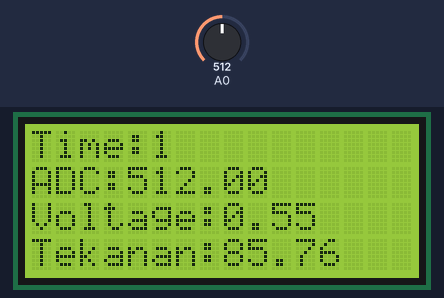
A sketch run on a simulated Arduino Uno, built with avr-gcc and run on an emulated ATmega328P. Shown: 16×4 character LCD. Inputs (shaded band) come from the test bench; at power-on: A0 = 512.

Above: at 1.2 s.
1.3 s: A0 set to 716
At 2.6 s:
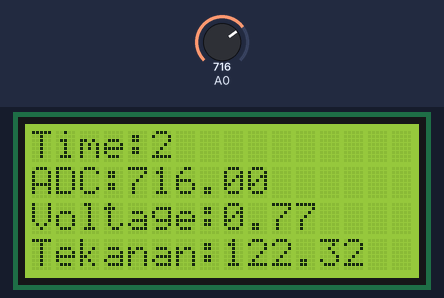
3.6 s: A0 set to 900
At 4.7 s:
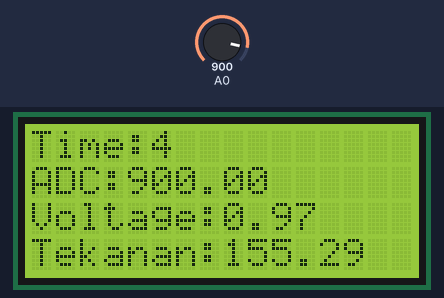
5.7 s: A0 set to 1023
At 6.8 s:
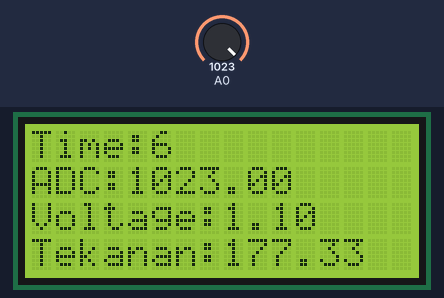
Timing chart, 0 to 8.7 s (numbered marks = the images above; inputs shaded):
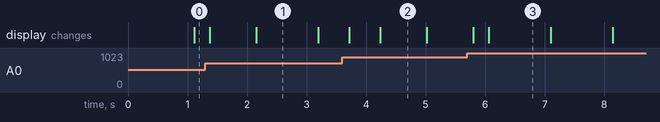

The sketch:

master.ino
```cpp
#include <LiquidCrystal.h>

// initialize the library with the numbers of the interface pins
LiquidCrystal lcd(12, 11, 5, 4, 3, 2);
float dataADC=0;
float tekanan=0;
float voltage=0;

void setup() {
  // set up the LCD's number of columns and rows:
  Serial.begin(9600);
  lcd.begin(16, 4);
  // Print a message to the LCD.
  lcd.print("hello, world!");
  analogReference(DEFAULT);
}

void loop() {
  // set the cursor to column 0, line 1
  // (note: line 1 is the second row, since counting begins with 0):
  lcd.clear();
  dataADC=analogRead(0);
  voltage=dataADC*1.1/1023;
  tekanan=(voltage/0.045)+0.2;
  tekanan=(tekanan*7.5)-7.5;
  lcd.setCursor(0, 0);
  lcd.print("Time:");
  lcd.setCursor(5, 0);
  lcd.print(millis() / 1000);
  lcd.setCursor(0, 1);
  lcd.print("ADC:");
  lcd.setCursor(4, 1);
  lcd.print(dataADC);
  lcd.setCursor(0, 2);
  lcd.print("Voltage:");
  lcd.setCursor(8, 2);
  lcd.print(voltage);
  lcd.setCursor(0, 3);
  lcd.print("Tekanan:");
  lcd.setCursor(8, 3);
  lcd.print(tekanan);
  delay(250);
}
```

Measured:
- what the display in image 1 shows lasts 1.0 s, from 2.2 s to 3.2 s
- what the display in image 2 shows lasts 0.8 s, from 4.2 s to 5.0 s
